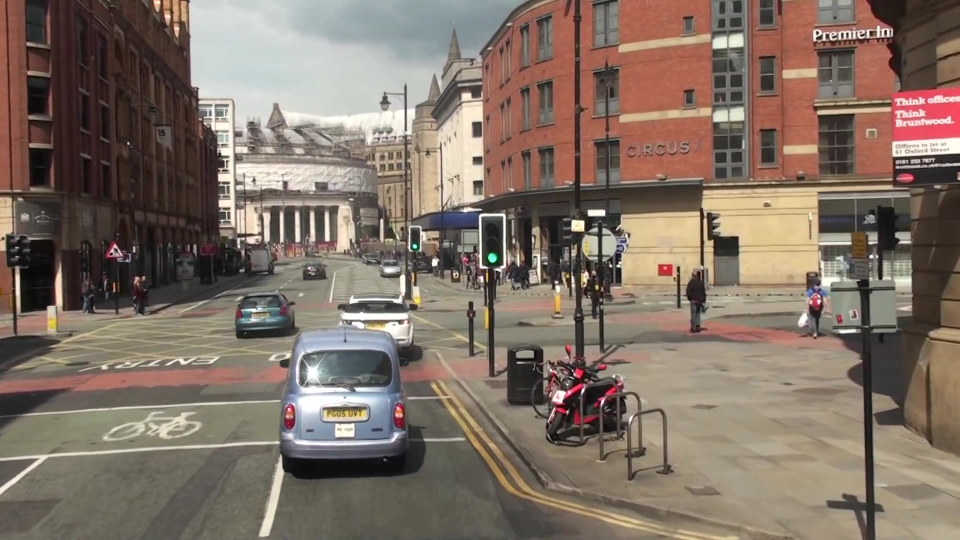
#> input picture myOpenCV/Resources/car_on_road.jpg, 1920 x 1080 px (shown at 1/2 size)
$ python ex20shawn.py
#> lines starting #> are read from the running program, lines starting #| are printed output that depends on the picture; after the words box and inside, x2 and y2 are one past the last pixel; in counts of white or black regions, pixels touching at a corner belong together
import cv2
import numpy as np

img = cv2.imread("Resources/car_on_road.jpg")
#> img is the input picture: shape (1080, 1920, 3); mean B, G, R 101.5, 113.2, 128.9

resized = cv2.resize(img, (768, 432))
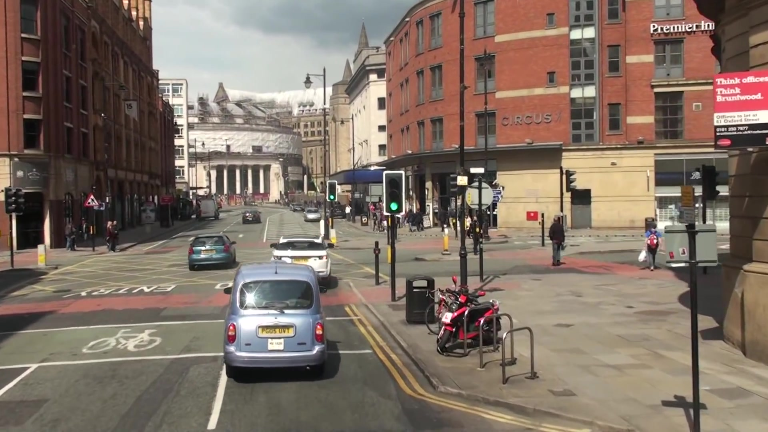
#> resized: shape (432, 768, 3); mean B, G, R 101.5, 113.2, 128.9

while True:
    cv2.rectangle(resized, (220, 260), (335, 370), (255, 0, 0), 1)
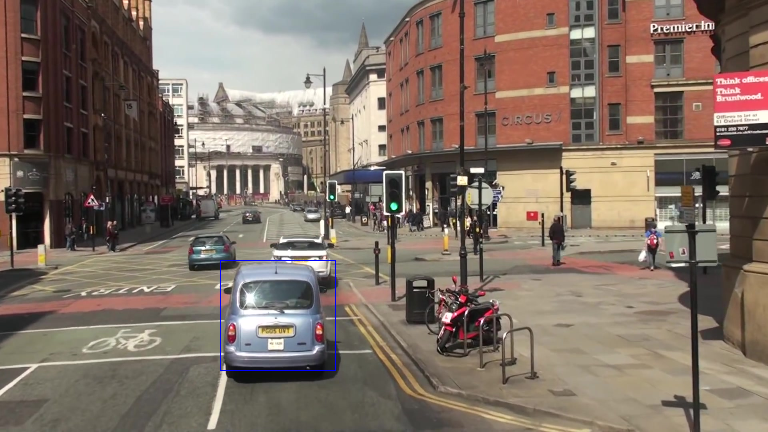
#> resized: shape (432, 768, 3); 0.14% of pixels changed, all inside (x1, y1, x2, y2) = (220, 260, 336, 371)
    imgROI = resized[260:370, 220:335]
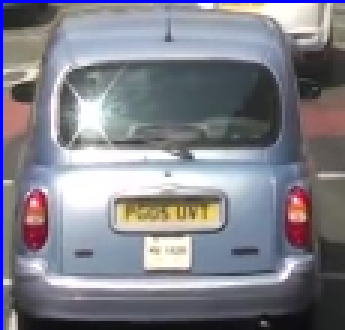
#> imgROI: shape (110, 115, 3) (shown 3 times larger); mean B, G, R 138.6, 129.4, 129.6
    cv2.imshow("my frame", resized)

    if cv2.waitKey(5) & 0xFF == ord('s'):
#> (key Esc is pressed here)
        cv2.imwrite('ROI.jpg',  imgROI)
        break


cv2.waitKey(0)

$ run again, with myOpenCV/Resources/lanes.jpg copied over myOpenCV/Resources/car_on_road.jpg
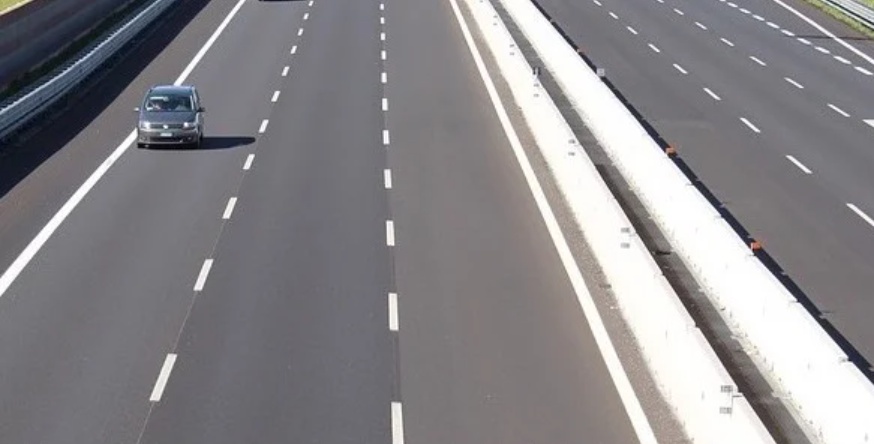
#> input picture myOpenCV/Resources/lanes.jpg, 874 x 444 px
#> img is the input picture: shape (444, 874, 3); mean B, G, R 138.2, 134.9, 137.2
#> `cv2.rectangle(resized, (220, 260), (335, 370), (255, 0, 0), 1)`:
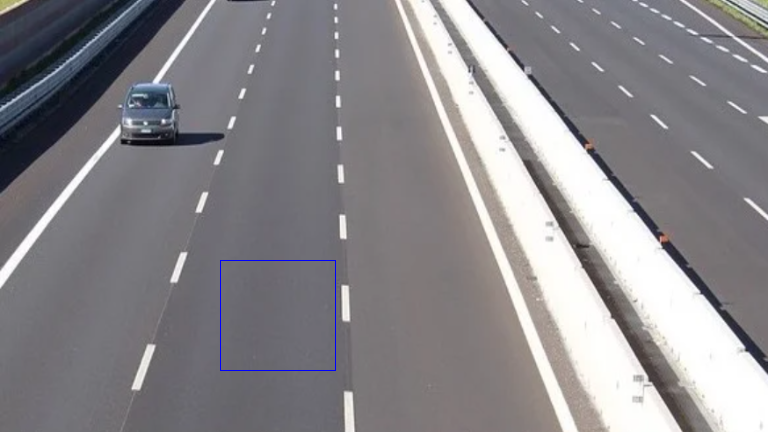
#> resized: shape (432, 768, 3); mean B, G, R 138.3, 134.7, 137
#> `imgROI = resized[260:370, 220:335]`:
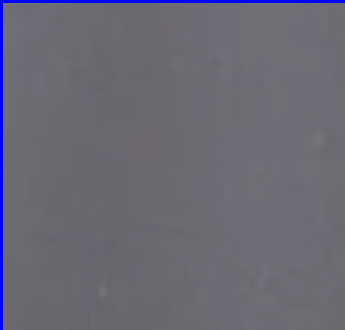
#> imgROI: shape (110, 115, 3) (shown 3 times larger); mean B, G, R 116.4, 104.8, 106.3

$ run again, with myOpenCV/Resources/np_faces.jpg copied over myOpenCV/Resources/car_on_road.jpg
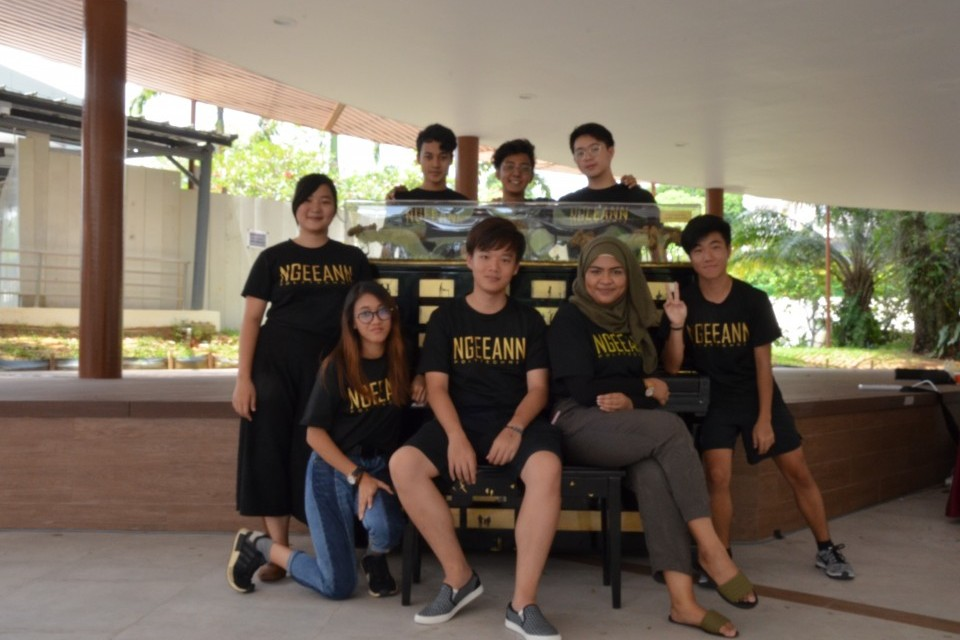
#> input picture myOpenCV/Resources/np_faces.jpg, 960 x 640 px
#> img is the input picture: shape (640, 960, 3); mean B, G, R 90.1, 103.6, 115.6
#> `cv2.rectangle(resized, (220, 260), (335, 370), (255, 0, 0), 1)`:
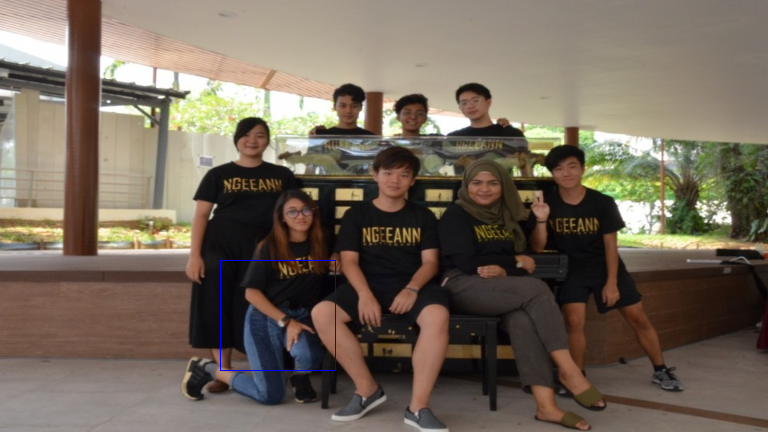
#> resized: shape (432, 768, 3); mean B, G, R 90.3, 103.5, 115.4
#> `imgROI = resized[260:370, 220:335]`:
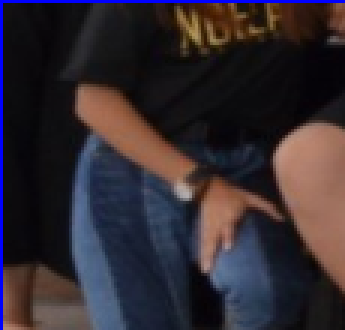
#> imgROI: shape (110, 115, 3) (shown 3 times larger); mean B, G, R 48.6, 42.2, 50.1
